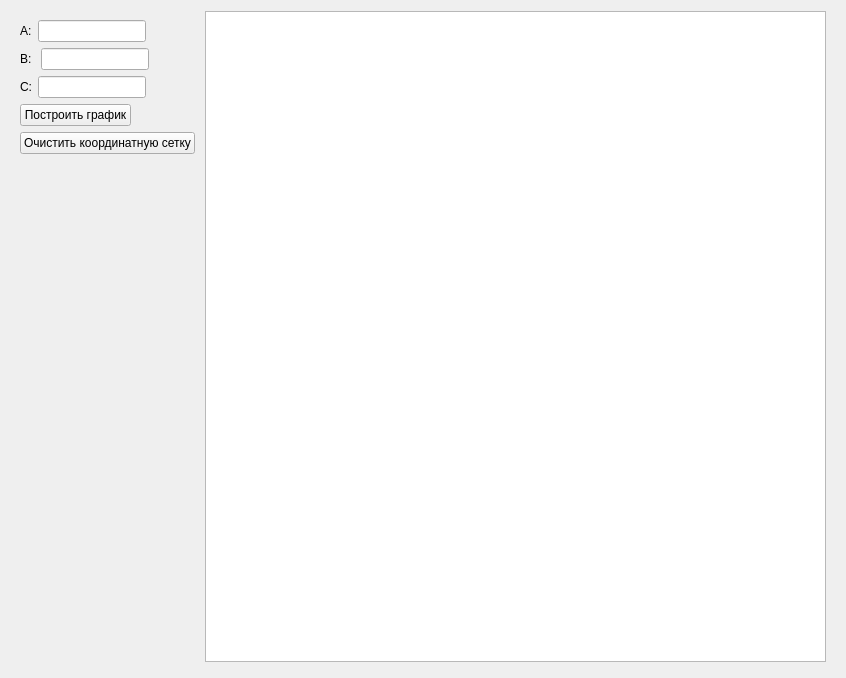
<?xml version="1.0" encoding="UTF-8"?>
<ui version="4.0">
 <class>Form</class>
 <widget class="QWidget" name="Form">
  <property name="geometry">
   <rect>
    <x>0</x>
    <y>0</y>
    <width>846</width>
    <height>678</height>
   </rect>
  </property>
  <property name="sizePolicy">
   <sizepolicy hsizetype="Maximum" vsizetype="Maximum">
    <horstretch>0</horstretch>
    <verstretch>0</verstretch>
   </sizepolicy>
  </property>
  <property name="maximumSize">
   <size>
    <width>846</width>
    <height>678</height>
   </size>
  </property>
  <property name="windowTitle">
   <string>Form</string>
  </property>
  <widget class="PlotWidget" name="graphicsView">
   <property name="geometry">
    <rect>
     <x>205</x>
     <y>11</y>
     <width>621</width>
     <height>651</height>
    </rect>
   </property>
  </widget>
  <widget class="QWidget" name="">
   <property name="geometry">
    <rect>
     <x>20</x>
     <y>20</y>
     <width>176</width>
     <height>138</height>
    </rect>
   </property>
   <layout class="QFormLayout" name="formLayout">
    <item row="0" column="0">
     <layout class="QHBoxLayout" name="horizontalLayout_2">
      <item>
       <widget class="QLabel" name="label_2">
        <property name="text">
         <string>A:</string>
        </property>
       </widget>
      </item>
      <item>
       <widget class="QLineEdit" name="A_Edit"/>
      </item>
     </layout>
    </item>
    <item row="1" column="0">
     <layout class="QHBoxLayout" name="horizontalLayout_3">
      <item>
       <widget class="QLabel" name="label_3">
        <property name="text">
         <string>B: </string>
        </property>
       </widget>
      </item>
      <item>
       <widget class="QLineEdit" name="B_Edit"/>
      </item>
     </layout>
    </item>
    <item row="2" column="0">
     <layout class="QHBoxLayout" name="horizontalLayout">
      <item>
       <widget class="QLabel" name="label">
        <property name="text">
         <string>C:</string>
        </property>
       </widget>
      </item>
      <item>
       <widget class="QLineEdit" name="C_Edit"/>
      </item>
     </layout>
    </item>
    <item row="3" column="0">
     <widget class="QPushButton" name="createButt">
      <property name="text">
       <string>Построить график</string>
      </property>
     </widget>
    </item>
    <item row="4" column="0">
     <widget class="QPushButton" name="clearButt">
      <property name="text">
       <string>Очистить координатную сетку</string>
      </property>
      <property name="autoDefault">
       <bool>false</bool>
      </property>
      <property name="default">
       <bool>false</bool>
      </property>
     </widget>
    </item>
   </layout>
  </widget>
 </widget>
 <customwidgets>
  <customwidget>
   <class>PlotWidget</class>
   <extends>QGraphicsView</extends>
   <header>pyqtgraph</header>
  </customwidget>
 </customwidgets>
 <resources/>
 <connections/>
</ui>
